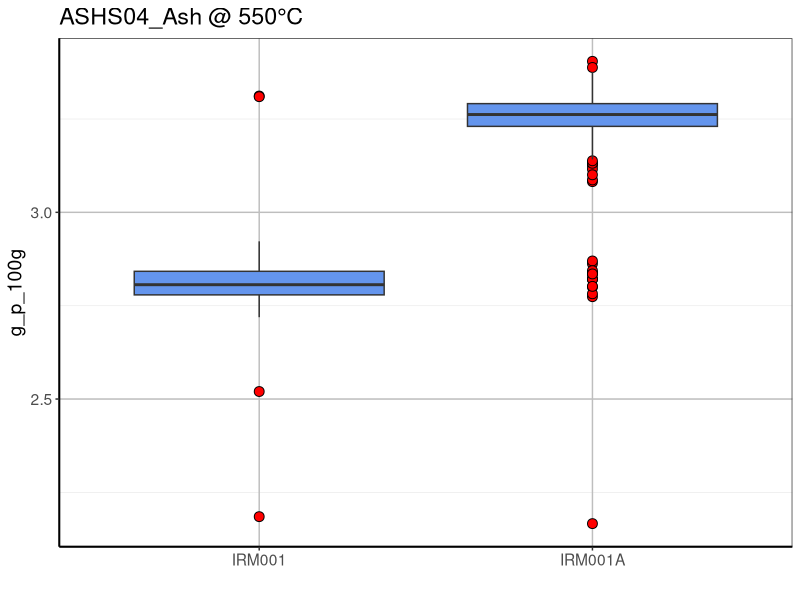
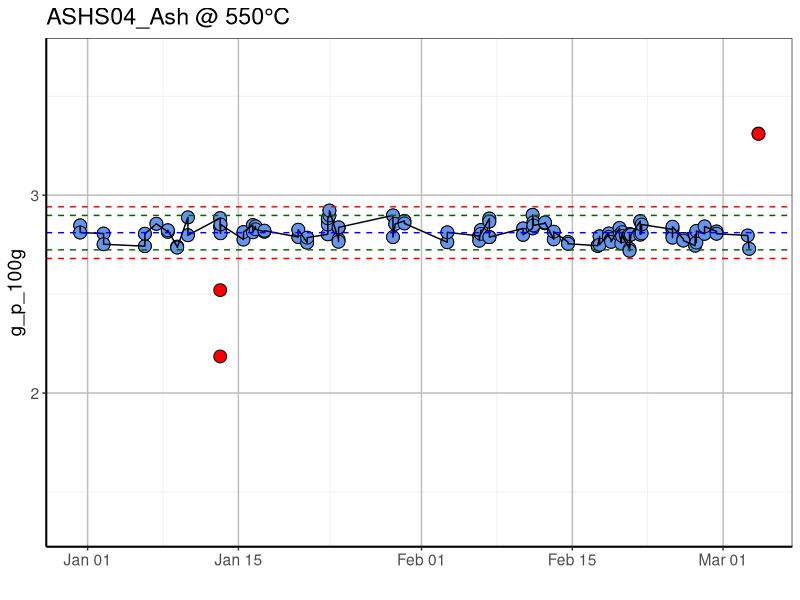
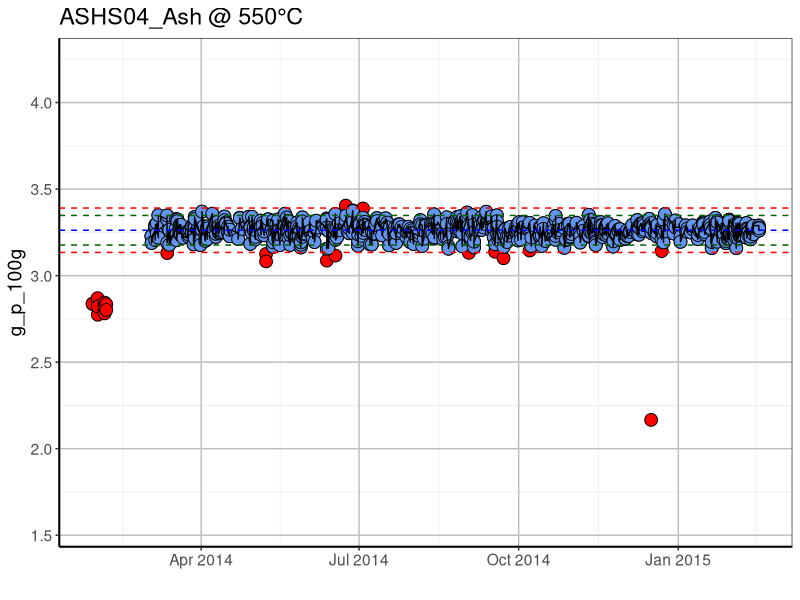

R code for these plots, in order:
# Libraries ----------------------------------------------------------------------------------
library(psych)
library(tidyverse)
library(lubridate)

#### Functions -------------------------------------------------------------------------------

outliers <- function (x, b = FALSE) {
xx <- sapply(x, as.numeric)

#xx <- sort(xx)

remove_outliers <- function(x, na.rm = TRUE, ...) {
  qnt <- quantile(x, probs=c(.25, .75), na.rm = na.rm, ...)
  H <- 1.5 * IQR(x, na.rm = na.rm)
  y <- x
  y[x < (qnt[1] - H)] <- NA
  y[x > (qnt[2] + H)] <- NA
  y
}

yy <- remove_outliers(xx)
ww <- remove_outliers(yy)
zz <- remove_outliers(ww)

diff.out <- data.frame(xx, yy, ww, zz)

if(b == TRUE){
boxplot(diff.out)
}

return(zz)
}

# Read data ----------------------------------------------------------------------------------


data.in4 <- read.csv("srmdata.csv", as.is=TRUE, header=TRUE)
Method.code <- str_sub(data.in4$ANALYSIS[1], 1,6)
units <- tolower(data.in4$UNIT[1])
analyte <- data.in4$REPORTED_NAME[1]


        
        data.in4 <- data.in4[order(data.in4$SAMPLE_NUMBER),]
        
        data.in.srm <- strsplit(data.in4$TEXT_ID, split="-")
        
        IRM <- sapply(data.in.srm,function(x) x[2])
        IRM <- as.data.frame(IRM)
        data.in4 <- cbind(data.in4, IRM)
        data.in4 <- data.in4[,c(1,2,19,9)]
        data.in4$LOGIN_DATE <- dmy_hms(data.in4$LOGIN_DATE)


####  SRM Boxplot ------------------------------------------------------------------------
        
        srm_boxplot <- ggplot(data.in4, aes(x=IRM, y = ENTRY))+
                geom_boxplot(fill =  "cornflowerblue", outlier.shape = 21, outlier.colour = "black", outlier.fill = "red", outlier.size = 3) +
                labs(title = paste(Method.code, analyte, sep="_"), y = units, x="") +
                theme_bw() +
                theme(panel.grid.major = element_line(size = 0.5, color = "grey"), 
                axis.line = element_line(size = 0.7, color = "black"), 
                text = element_text(size = 14))
        
        ggsave(paste(Method.code,"_", analyte,"_boxplot.png", sep=""), width = 6, height = 6, dpi=100)
        
        

# Individual SRM charting --------------------------------------------------------
        
        aa <- length(unique(data.in4$IRM))
        srms <- as.character(unique(data.in4$IRM))
        data.in4$IRM <- as.character(data.in4$IRM)
        
        for (i in 1:aa) {        
                srm.in <- i
       
                
 # Select individual SRM data ---------------------------------------------
        
        data_all <- data.in4 %>% 
                filter(IRM == srms[i])
                
        data.in3 <- data.in4 %>% 
                filter(IRM == srms[i]) %>% 
                mutate(ENTRY = outliers(ENTRY)) %>% 
                na.omit()
        
        summary_data <- data.in3 %>% 
                summarise(Mean = mean(ENTRY), 
                          UCL = Mean + 3*sd(ENTRY),
                          LCL = Mean - 3*sd(ENTRY),
                          UWL = Mean + 2*sd(ENTRY),
                          LWL = Mean - 2*sd(ENTRY)
                          )
        summary_data
        
        srm_plot <- ggplot() +
                geom_point(data = data_all, aes(x = LOGIN_DATE, y = ENTRY), size = 4, shape = 21, fill = "red", col= "black") +
                geom_point(data = data.in3, aes(x = LOGIN_DATE, y = ENTRY), size = 4, shape = 21, fill = "cornflowerblue", col= "black") +
                geom_line(data = data.in3, aes(x = LOGIN_DATE, y = ENTRY), lty=1)+
                geom_hline(yintercept = summary_data$Mean, col = "blue", lty = 2) +
                geom_hline(yintercept = summary_data$LCL, col = "red", lty = 2) +
                geom_hline(yintercept = summary_data$UCL, col = "red", lty = 2) +
                geom_hline(yintercept = summary_data$LWL, col = "darkgreen", lty = 2) +
                geom_hline(yintercept = summary_data$UWL, col = "darkgreen", lty = 2) +
                labs(title = paste(Method.code, analyte, sep="_"), y = units, x="") +
                scale_y_continuous(limits = c(0.5*summary_data$LCL, 1.25*summary_data$UCL))+
                theme_bw() +
                theme(panel.grid.major = element_line(size = 0.5, color = "grey"), 
                axis.line = element_line(size = 0.7, color = "black"), 
                text = element_text(size = 14))
                
        ggsave(paste(Method.code,"_", analyte,"_",srms[i],".png", sep=""), width = 12, height = 6, dpi=100)

        
        }
